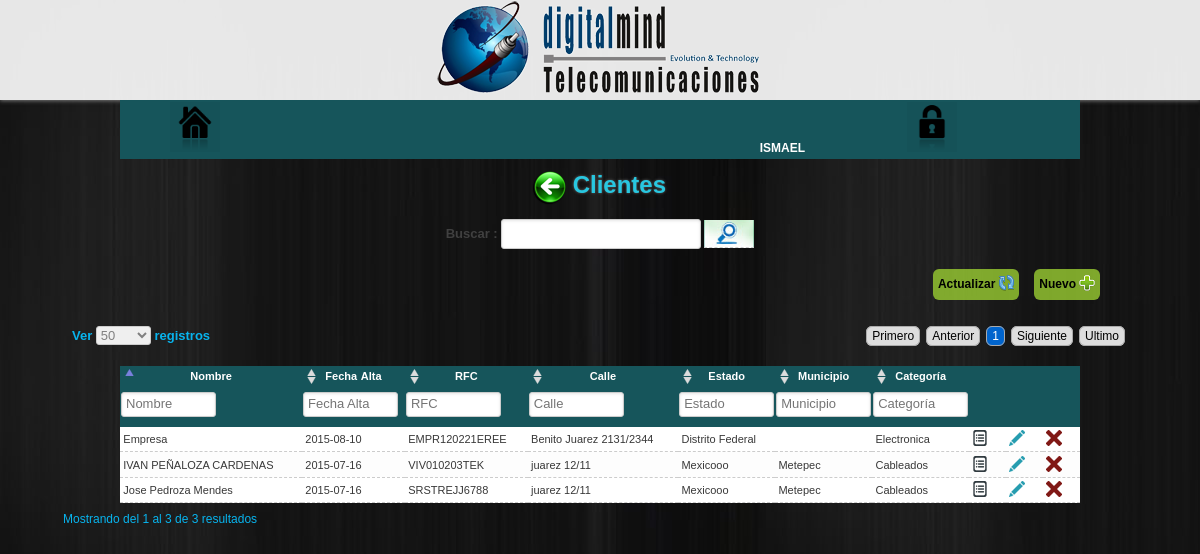
The app's page /clientes/index.php (signed in) with its own data.
### tables this page shows
CREATE TABLE IF NOT EXISTS `clientes` (
  `id_cliente` int(10) NOT NULL,
  `nombre_cliente` varchar(70) NOT NULL,
  `razonSocial` varchar(70) NOT NULL,
  `fecha_alta` varchar(10) NOT NULL,
  `id_datfiscal` varchar(50) NOT NULL,
  `id_direccion` varchar(50) NOT NULL,
  `telefono` varchar(10) NOT NULL,
  `id_contacto` varchar(50) DEFAULT NULL,
  `id_bancarios` varchar(30) NOT NULL,
  `id_categoria_cliente` int(10) NOT NULL,
  `direccion_web` varchar(100) NOT NULL
);

CREATE TABLE IF NOT EXISTS `datos_fiscales` (
  `id_datfiscal` int(10) NOT NULL,
  `razon_social` varchar(50) NOT NULL,
  `rfc` varchar(20) NOT NULL,
  `tipo_razon_social` varchar(30) NOT NULL,
  `id_direccion` int(10) NOT NULL,
  `email` varchar(50) NOT NULL
);

CREATE TABLE IF NOT EXISTS `direcciones` (
  `id_direccion` int(10) NOT NULL,
  `calle` varchar(50) DEFAULT NULL,
  `num_ext` varchar(20) DEFAULT NULL,
  `num_int` varchar(20) DEFAULT NULL,
  `colonia` varchar(50) DEFAULT NULL,
  `localidad` varchar(50) DEFAULT NULL,
  `referencia` varchar(50) DEFAULT NULL,
  `municipio` text,
  `estado` text,
  `pais` varchar(200) DEFAULT NULL,
  `cod_postal` int(5) DEFAULT NULL,
  `sucursal` varchar(100) DEFAULT NULL,
  `gps_ubicacion` varchar(200) DEFAULT NULL
);

CREATE TABLE IF NOT EXISTS `categoria_cliente` (
  `id_categoria_cliente` int(10) NOT NULL DEFAULT '0',
  `nombre_categoria_cliente` varchar(100) NOT NULL
);

### clientes/lista_clientes.php (the view, shortened to what this page needs)
<?php
	$query="SELECT
				C.id_cliente,
				C.nombre_cliente,
				rfc,
				calle,
				num_ext,
				num_int,
				municipio,
				estado,
				nombre_categoria_cliente,
				D.id_direccion as dFiscal,
				C.id_direccion as dirClient,
				D.id_datfiscal,
				id_bancarios,
				C.fecha_alta
			FROM clientes C
				INNER JOIN datos_fiscales D ON C.id_datfiscal=D.id_datfiscal
				INNER JOIN direcciones B ON C.id_direccion=B.id_direccion
				INNER JOIN categoria_cliente S ON C.id_categoria_cliente=S.id_categoria_cliente;";
	$result=mysql_query($query);
	$rows = mysql_num_rows($result);
?>
<center>
	<?php if($rows != 0) :?>
		<table class="display" id="allregistros">
			<thead>
				<tr>
					<th>Nombre</th>
					<th>Fecha<b style="color:transparent">-</b>Alta</th>
					<th>RFC</th>
					<th>Calle</th>
					<th>Estado</th>
					<th>Municipio</th>
					<th>Categoría</th>
					<th></th>
					<th></th>
					<th></th>
				</tr>
			</thead>
			<tbody>
				<?php while($fila=mysql_fetch_array($result)) :?>
	  				<tr>
						<td><?=$fila["nombre_cliente"]?></td>
						<td><?=$fila["fecha_alta"]?></td>
						<td><?=$fila["rfc"]?></td>
						<td><?=$fila["calle"]." ".$fila["num_ext"]."/".$fila["num_int"]?></td>
						<td><?=$fila["estado"]?></td>
						<td><?=$fila["municipio"]?></td>
						<td><?=$fila["nombre_categoria_cliente"]?></td>
						<td><a href="detalle.php?id_clie=<?=$fila['id_cliente']?>"><img src="../images/detalle.png"><a></td>
						<td><a href="editar.php?id_clie=<?=$fila['id_cliente']?>"><img src="../images/editar.png"><a></td>
						<td>
							<a href="eliminar.php?id_clie=<?=$fila['id_cliente']?>&id_dfis=<?=$fila['dFiscal']?>&id_dcli=<?=$fila['dirClient']?>&id_datfis=<?=$fila['id_datfiscal']?>&dat_banc=<?=$fila['id_bancarios']?>">
								<img src="../images/eliminar.png">
						</td>
				    </tr>
				<?php endwhile; ?>
			</tbody>
			<tfoot style="display:table-header-group;">
				<tr>
					<th class="search2">Nombre</th>
					<th class="search2">Fecha Alta</th>
					<th class="search2">RFC</th>
					<th class="search2">Calle</th>
					<th class="search2">Estado</th>
					<th class="search2">Municipio</th>
					<th class="search2">Categoría</th>
					<th></th>
					<th></th>
					<th></th>
				</tr>
			</tfoot>
		</table>
	<?php else :?>
		<div class="vacio">
			(Sin registros)
		</div>
	<?php endif; ?>
</center>

### clientes/index.php (shortened to what this page needs)
<!DOCTYPE html>
<html lang="es">
<head>
	<link rel="stylesheet" href="../css/menu.css" />
	<link rel="stylesheet" href="../css/tabla.css" />
	<link rel="stylesheet" href="../css/formularios.css" />
	<link rel="stylesheet" href="../css/mensajes.css" />
	<link rel="stylesheet" type="text/css" href="../css/busqueda.css" />
    	<link rel="stylesheet" type="text/css" href="../libs/dataTables/css/datatables.css">
</head>
<body>
	<?php include ("../menu.php") ?>
	<h1 style="text-align:center;">
		<a href="../Home"><img class="atras" src="../images/atras.png" alt="Atras"></a> Clientes
	</h1>
	<section id="contenido">
		<form action="buscar.php">
			<label>Buscar :</label>
			<input name="buscar" type="text" list="lista"  title="Ingresa descripcion para buscar">
			<button class="buscar">.</button>
		</form>
		<section id="botones">
			<b class="nuevos">Nuevo</b>
			<b class="updateCli">Actualizar</b>
		</section>
		<div id="tbClientes"><?php require 'lista_clientes.php' ?></div>
		<div class="contbarra"></div>
	</section>
</body>
</html>

### menu.php
<header>
	<img src="../images/logoDigitalMind.png" alt="Página Principal" title="Página Principal" />
</header>
	<nav>
	<ul>
		<li><a href="../Home" alt="Inicio" title="Inicio"><img src="../images/home.png"/></a></li>
		<li></li><li></li><li></li><li><spam style="color:#fff;"><?php echo $_SESSION["usuario"]; ?></spam></li>
		<li><a href="../salir.php" alt="Cerrar Sesion" title="Cerrar Sesion"><img src="../images/lock.png"/></a></li>
	</ul>
</nav>

### css/menu.css (style rules this page uses)
* { margin: 0;padding: 0; }
a { color: #28C7E0;text-decoration:none; }
body { background: url(../images/bg.jpg) fixed; color:#444; font-family:Verdana,Helvetica,Sans-serif;font-size:12px; }
a { text-decoration: none; }
nav,header { z-index: none; }
header { background: rgba(255,255,255,.9); -webkit-box-shadow: 0 1px 4px #777; -moz-box-shadow: 0 1px 4px #777; box-shadow: 0 1px 4px #777; height: 100px; text-align: center; width: 100%; }
nav { background: #16555B; margin: 0 auto; text-transform: uppercase; width: 960px; }
nav ul { display: inline; list-style: none; margin: 0; text-align: center; z-index: 1 !important; }
nav ul li { cursor: pointer; display: inline-block; font: bold 12px/18px sans-serif; margin-right: -4px; padding: 2px 0; position: relative; width: 150px; -webkit-transition: all 0.2s; -moz-transition: all 0.2s; -ms-transition: all 0.2s; -o-transition: all 0.2s; transition: all 0.2s; }
nav img { width: 50px; background-color: rgba(0,0,0,.03); }
.buscar { border-bottom: 1px dashed #CCC;text-align: left;width: 100%; }
.buscar { color: #FFFFFF; font-weight: bold; }
.contbarra { min-height: 450px; }
.atras { border-radius: 50%; box-shadow: -1px 1px 1px #000; vertical-align: middle; }
h1 { color: #28C7E0;-webkit-text-shadow: 0 0 3px #666;-moz-text-shadow: 0 0 3px #666;text-shadow: 0 0 3px #666;padding: .5em 0; }
section { text-align: center; }
.nuevos { color: #000; padding: 6px 5px; margin-right: 100px; margin-top: 10px; margin-bottom: 10px; float: right; background: rgba(154,205,50,.8); border-radius: 6px; cursor: pointer; }
.nuevos:after { padding-left: 3px; content: url(../images/add.png); vertical-align: middle; }
section#botones { height: 50px; padding: 10px 0px 10px 0px; }
section#contenido { height: auto; }
.updateCli { color: #000; padding: 6px 5px; margin-right: 15px; margin-top: 10px; margin-bottom: 10px; float: right; background: rgba(154,205,50,.8); border-radius: 6px; cursor: pointer; }
.updateCli:after { padding-left: 3px; content: url(../images/update.png); vertical-align: middle; }

### css/tabla.css (style rules this page uses)
table { border-collapse: separate;font-size: 13px; margin: 0 0 30px 0; }
button { background-color: transparent; border: none; cursor: pointer; }

### css/formularios.css (style rules this page uses)
.buscar { width: 50px; height: 28px; background-image:url(../images/buscar.jpg); background-size: 100%; background-position: center; background-repeat: no-repeat; }
label,input,select,textarea { font-family: Helvetica, Arial, sans-serif; font-size: 13px; font-weight: normal; line-height: normal; }
label { font-weight: bold; }
input { -webkit-transition: border linear 0.2s, box-shadow linear 0.2s; -moz-transition: border linear 0.2s, box-shadow linear 0.2s; -ms-transition: border linear 0.2s, box-shadow linear 0.2s; -o-transition: border linear 0.2s, box-shadow linear 0.2s; transition: border linear 0.2s, box-shadow linear 0.2s; -webkit-box-shadow: inset 0 1px 3px rgba(0, 0, 0, 0.1); -moz-box-shadow: inset 0 1px 3px rgba(0, 0, 0, 0.1); box-shadow: inset 0 1px 3px rgba(0, 0, 0, 0.1); width: 150px; height: 20px; border-radius: 4px; }
input, select, textarea { font-family: Helvetica, Arial, sans-serif; font-size: 13px; font-weight: normal; line-height: normal; }
label { font-weight: bold; padding-top: 6px; margin-top: 1em; font-size: 13px; line-height: 18px; width: 120px; color: #404040; }
input, textarea, select, .uneditable-input { border: 1px solid #ccc; -webkit-border-radius: 3px; -moz-border-radius: 3px; border-radius: 3px; color: #757575; display: inline-block; line-height: 18px; margin: .3em 0 0 0; padding: 4px; width: 190px; }

### libs/dataTables/css/datatables.css (style rules this page uses)
.sorting_asc { background: #E6E6E6 url('../images/sort_asc.png') no-repeat center left; cursor: pointer; }
.sorting { background: #E6E6E6 url('../images/sort_both.png') no-repeat center left; cursor: pointer; }
tr.odd { background-color: #fff; color: #383838; }
tr.even { background-color: #fdfdfd; color: #383838; }
table { border-collapse: separate; font-size: 11px; width: 80%; margin: 0 auto; }
table.display { background: #FFFEEE; border-collapse: collapse; text-align: left; }
table.display thead th { text-align:center; background-color: #16555B; color: #FFF; font-weight: bold; padding: .4em 16px; }
table.display td { border-bottom: 1px #CCC dashed; padding: .3em; }
table.display tfoot { background: #16555B; }
button { background-color: transparent; border: none; cursor: pointer; }

### records on screen
clientes: nombre_cliente "IVAN PEÑALOZA CARDENAS", fecha_alta "2015-07-16", id_datfiscal.rfc "VIV010203TEK", id_direccion.calle "juarez", id_direccion.num_ext "12", id_direccion.num_int "11", id_direccion.estado "Mexicooo", id_direccion.municipio "Metepec", id_categoria_cliente.nombre_categoria_cliente "Cableados"
clientes: nombre_cliente "Jose Pedroza Mendes", fecha_alta "2015-07-16", id_datfiscal.rfc "SRSTREJJ6788", id_direccion.calle "juarez", id_direccion.num_ext "12", id_direccion.num_int "11", id_direccion.estado "Mexicooo", id_direccion.municipio "Metepec", id_categoria_cliente.nombre_categoria_cliente "Cableados"
clientes: nombre_cliente "Empresa", fecha_alta "2015-08-10", id_datfiscal.rfc "EMPR120221EREE", id_direccion.calle "Benito Juarez", id_direccion.num_ext "2131", id_direccion.num_int "2344", id_direccion.estado "Distrito Federal", id_categoria_cliente.nombre_categoria_cliente "Electronica"

### other values on screen
$_SESSION["usuario"] "ISMAEL"
